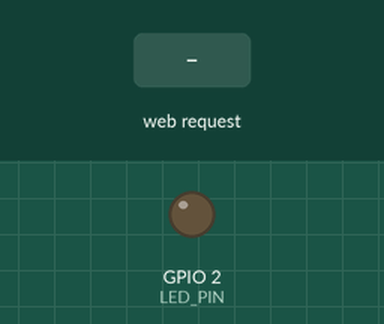
Recording of a sketch running on a simulated ESP32. On the bench: output pins drawn as LEDs (lit = HIGH). The inputs (shaded band) are chosen by the test bench. WiFi joins after 1.5 s; servers stay silent unless stated; what the sketch prints to the serial monitor is not drawn.

Above: at 2.7 s.
2.8 s: HTTP request GET /set?duty=1 received
At 4.0 s:
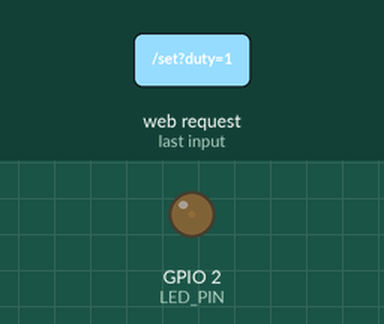
4.3 s: HTTP request GET /set?duty=120 received
At 5.3 s:
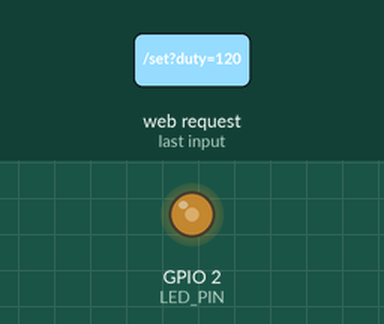
Timing chart, 0 to 7.3 s (numbered marks = the images above; inputs shaded):
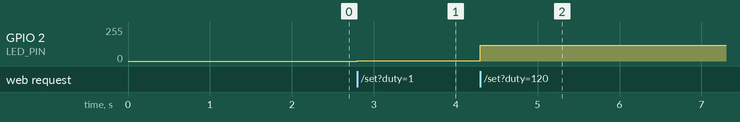

Measured:
- after the input at 2.8 s, GPIO 2 (LED_PIN): 0/255 → 1/255 at once
- after the input at 4.3 s, GPIO 2 (LED_PIN): 1/255 → 120/255 at once

The sketch:

ex071.ino
```cpp
#include <WiFi.h>
#include <WebServer.h>

// ########### 请修改为你自己的WiFi名称和密码 ###########
const char* ssid     = "庞庞帅兵的iPhone";
const char* password = "12345678";

#define LED_PIN 2        // LED引脚，避开启动引脚，可改用4/5
const int pwmFreq = 5000;
const int pwmBit = 8;

WebServer server(80);    // 网页服务器，端口80
int ledDuty = 0;         // PWM亮度值 0~255

// 网页HTML内容（包含滑动条 + JS监听）
const char* htmlPage = R"HTML(
<!DOCTYPE html>
<html lang="zh-CN">
<head>
    <meta charset="UTF-8">
    <meta name="viewport" content="width=device-width, initial-scale=1.0">
    <title>ESP32 网页无极调光</title>
    <style>
        body {text-align:center;margin-top:50px;font-size:20px;}
        .slider {width:80%;height:30px;margin:30px 0;}
    </style>
</head>
<body>
    <h2>LED 亮度调节</h2>
    <p>当前亮度值：<span id="val">0</span></p>
    <!-- 滑动条：范围 0~255 -->
    <input type="range" class="slider" id="bright" min="0" max="255" value="0">

    <script>
        const slider = document.getElementById("bright");
        const showVal = document.getElementById("val");

        // 监听滑动条拖动事件
        slider.addEventListener("input", function(){
            let num = this.value;
            showVal.innerText = num;
            // 发送GET请求到ESP32，传递亮度值
            fetch("/set?duty=" + num);
        });
    </script>
</body>
</html>
)HTML";

// 根路径：返回调光网页
void handleRoot() {
  server.send(200, "text/html", htmlPage);
}

// 接收亮度参数，控制PWM
void handleSetDuty() {
  if (server.hasArg("duty")) {
    ledDuty = server.arg("duty").toInt();
    ledcWrite(LED_PIN, ledDuty);
  }
  server.send(200, "text/plain", "OK");
}

void setup() {
  Serial.begin(115200);
  // 初始化PWM
  ledcAttach(LED_PIN, pwmFreq, pwmBit);

  // 连接WiFi
  WiFi.begin(ssid, password);
  while (WiFi.status() != WL_CONNECTED) {
    delay(500);
    Serial.print(".");
  }
  Serial.println("");
  Serial.print("WiFi已连接，IP地址：");
  Serial.println(WiFi.localIP());

  // 注册网页路由
  server.on("/", handleRoot);
  server.on("/set", handleSetDuty);

  server.begin();
  Serial.println("Web服务器启动成功");
}

void loop() {
  server.handleClient(); // 持续处理网页请求
}
```
